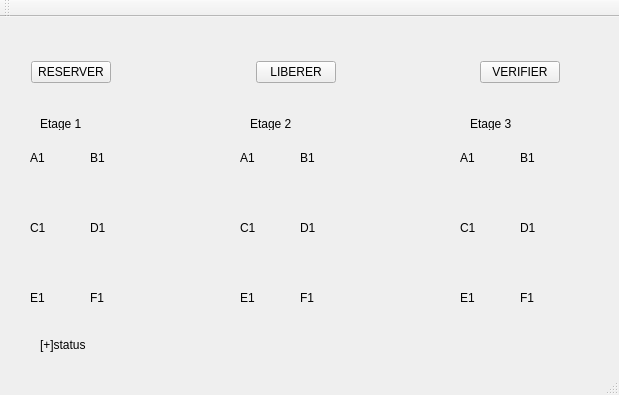
<?xml version="1.0" encoding="UTF-8"?>
<ui version="4.0">
 <class>MainWindow</class>
 <widget class="QMainWindow" name="MainWindow">
  <property name="geometry">
   <rect>
    <x>0</x>
    <y>0</y>
    <width>619</width>
    <height>395</height>
   </rect>
  </property>
  <property name="windowTitle">
   <string>MainWindow</string>
  </property>
  <widget class="QWidget" name="centralWidget">
   <widget class="QLabel" name="label">
    <property name="geometry">
     <rect>
      <x>30</x>
      <y>110</y>
      <width>51</width>
      <height>61</height>
     </rect>
    </property>
    <property name="text">
     <string>A1</string>
    </property>
   </widget>
   <widget class="QLabel" name="label_2">
    <property name="geometry">
     <rect>
      <x>30</x>
      <y>180</y>
      <width>51</width>
      <height>61</height>
     </rect>
    </property>
    <property name="text">
     <string>C1</string>
    </property>
   </widget>
   <widget class="QLabel" name="label_3">
    <property name="geometry">
     <rect>
      <x>30</x>
      <y>250</y>
      <width>51</width>
      <height>61</height>
     </rect>
    </property>
    <property name="text">
     <string>E1</string>
    </property>
   </widget>
   <widget class="QLabel" name="label_4">
    <property name="geometry">
     <rect>
      <x>90</x>
      <y>110</y>
      <width>51</width>
      <height>61</height>
     </rect>
    </property>
    <property name="text">
     <string>B1</string>
    </property>
   </widget>
   <widget class="QLabel" name="label_5">
    <property name="geometry">
     <rect>
      <x>90</x>
      <y>250</y>
      <width>51</width>
      <height>61</height>
     </rect>
    </property>
    <property name="text">
     <string>F1</string>
    </property>
   </widget>
   <widget class="QLabel" name="label_6">
    <property name="geometry">
     <rect>
      <x>90</x>
      <y>180</y>
      <width>51</width>
      <height>61</height>
     </rect>
    </property>
    <property name="text">
     <string>D1</string>
    </property>
   </widget>
   <widget class="QLabel" name="label_7">
    <property name="geometry">
     <rect>
      <x>300</x>
      <y>180</y>
      <width>51</width>
      <height>61</height>
     </rect>
    </property>
    <property name="text">
     <string>D1</string>
    </property>
   </widget>
   <widget class="QLabel" name="label_8">
    <property name="geometry">
     <rect>
      <x>240</x>
      <y>110</y>
      <width>51</width>
      <height>61</height>
     </rect>
    </property>
    <property name="text">
     <string>A1</string>
    </property>
   </widget>
   <widget class="QLabel" name="label_9">
    <property name="geometry">
     <rect>
      <x>240</x>
      <y>250</y>
      <width>51</width>
      <height>61</height>
     </rect>
    </property>
    <property name="text">
     <string>E1</string>
    </property>
   </widget>
   <widget class="QLabel" name="label_10">
    <property name="geometry">
     <rect>
      <x>240</x>
      <y>180</y>
      <width>51</width>
      <height>61</height>
     </rect>
    </property>
    <property name="text">
     <string>C1</string>
    </property>
   </widget>
   <widget class="QLabel" name="label_11">
    <property name="geometry">
     <rect>
      <x>300</x>
      <y>250</y>
      <width>51</width>
      <height>61</height>
     </rect>
    </property>
    <property name="text">
     <string>F1</string>
    </property>
   </widget>
   <widget class="QLabel" name="label_12">
    <property name="geometry">
     <rect>
      <x>300</x>
      <y>110</y>
      <width>51</width>
      <height>61</height>
     </rect>
    </property>
    <property name="text">
     <string>B1</string>
    </property>
   </widget>
   <widget class="QLabel" name="label_13">
    <property name="geometry">
     <rect>
      <x>520</x>
      <y>180</y>
      <width>51</width>
      <height>61</height>
     </rect>
    </property>
    <property name="text">
     <string>D1</string>
    </property>
   </widget>
   <widget class="QLabel" name="label_14">
    <property name="geometry">
     <rect>
      <x>460</x>
      <y>110</y>
      <width>51</width>
      <height>61</height>
     </rect>
    </property>
    <property name="text">
     <string>A1</string>
    </property>
   </widget>
   <widget class="QLabel" name="label_15">
    <property name="geometry">
     <rect>
      <x>460</x>
      <y>250</y>
      <width>51</width>
      <height>61</height>
     </rect>
    </property>
    <property name="text">
     <string>E1</string>
    </property>
   </widget>
   <widget class="QLabel" name="label_16">
    <property name="geometry">
     <rect>
      <x>460</x>
      <y>180</y>
      <width>51</width>
      <height>61</height>
     </rect>
    </property>
    <property name="text">
     <string>C1</string>
    </property>
   </widget>
   <widget class="QLabel" name="label_17">
    <property name="geometry">
     <rect>
      <x>520</x>
      <y>250</y>
      <width>51</width>
      <height>61</height>
     </rect>
    </property>
    <property name="text">
     <string>F1</string>
    </property>
   </widget>
   <widget class="QLabel" name="label_18">
    <property name="geometry">
     <rect>
      <x>520</x>
      <y>110</y>
      <width>51</width>
      <height>61</height>
     </rect>
    </property>
    <property name="text">
     <string>B1</string>
    </property>
   </widget>
   <widget class="QLabel" name="label_19">
    <property name="geometry">
     <rect>
      <x>40</x>
      <y>100</y>
      <width>47</width>
      <height>13</height>
     </rect>
    </property>
    <property name="text">
     <string>Etage 1</string>
    </property>
   </widget>
   <widget class="QLabel" name="label_20">
    <property name="geometry">
     <rect>
      <x>250</x>
      <y>100</y>
      <width>47</width>
      <height>13</height>
     </rect>
    </property>
    <property name="text">
     <string>Etage 2</string>
    </property>
   </widget>
   <widget class="QLabel" name="label_21">
    <property name="geometry">
     <rect>
      <x>470</x>
      <y>100</y>
      <width>47</width>
      <height>13</height>
     </rect>
    </property>
    <property name="text">
     <string>Etage 3</string>
    </property>
   </widget>
   <widget class="QLabel" name="label_status">
    <property name="geometry">
     <rect>
      <x>40</x>
      <y>320</y>
      <width>201</width>
      <height>16</height>
     </rect>
    </property>
    <property name="text">
     <string>[+]status</string>
    </property>
   </widget>
   <widget class="QWidget" name="">
    <property name="geometry">
     <rect>
      <x>20</x>
      <y>30</y>
      <width>551</width>
      <height>51</height>
     </rect>
    </property>
    <layout class="QHBoxLayout" name="horizontalLayout">
     <item>
      <widget class="QPushButton" name="pushButton">
       <property name="text">
        <string>RESERVER</string>
       </property>
      </widget>
     </item>
     <item>
      <spacer name="horizontalSpacer">
       <property name="orientation">
        <enum>Qt::Horizontal</enum>
       </property>
       <property name="sizeHint" stdset="0">
        <size>
         <width>40</width>
         <height>20</height>
        </size>
       </property>
      </spacer>
     </item>
     <item>
      <widget class="QPushButton" name="pushButton_2">
       <property name="text">
        <string>LIBERER</string>
       </property>
      </widget>
     </item>
     <item>
      <spacer name="horizontalSpacer_2">
       <property name="orientation">
        <enum>Qt::Horizontal</enum>
       </property>
       <property name="sizeHint" stdset="0">
        <size>
         <width>40</width>
         <height>20</height>
        </size>
       </property>
      </spacer>
     </item>
     <item>
      <widget class="QPushButton" name="pushButton_3">
       <property name="text">
        <string>VERIFIER</string>
       </property>
      </widget>
     </item>
    </layout>
   </widget>
  </widget>
  <widget class="QMenuBar" name="menuBar">
   <property name="geometry">
    <rect>
     <x>0</x>
     <y>0</y>
     <width>619</width>
     <height>21</height>
    </rect>
   </property>
  </widget>
  <widget class="QToolBar" name="mainToolBar">
   <attribute name="toolBarArea">
    <enum>TopToolBarArea</enum>
   </attribute>
   <attribute name="toolBarBreak">
    <bool>false</bool>
   </attribute>
  </widget>
  <widget class="QStatusBar" name="statusBar"/>
 </widget>
 <layoutdefault spacing="6" margin="11"/>
 <resources/>
 <connections/>
</ui>
